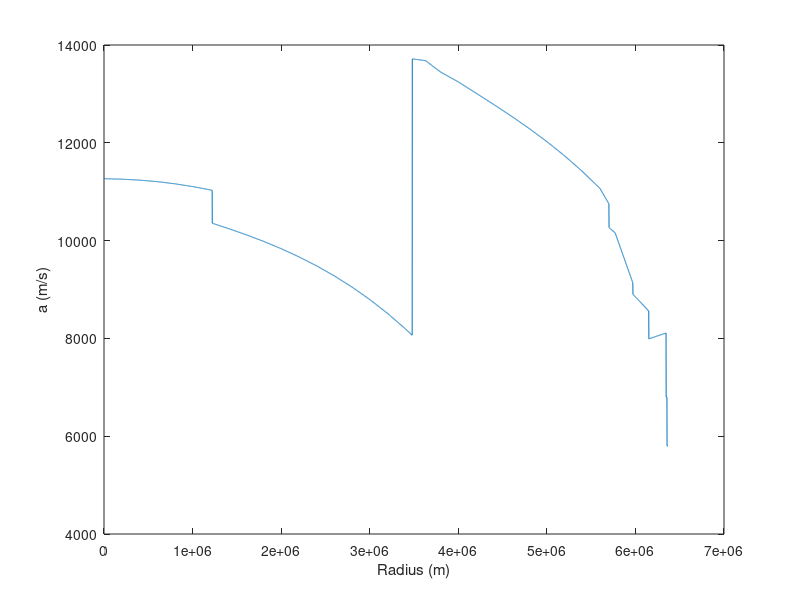
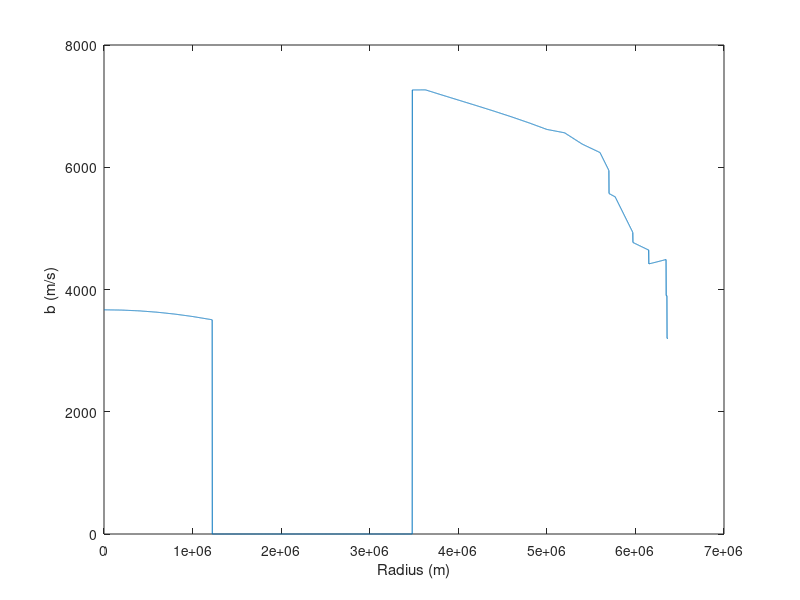
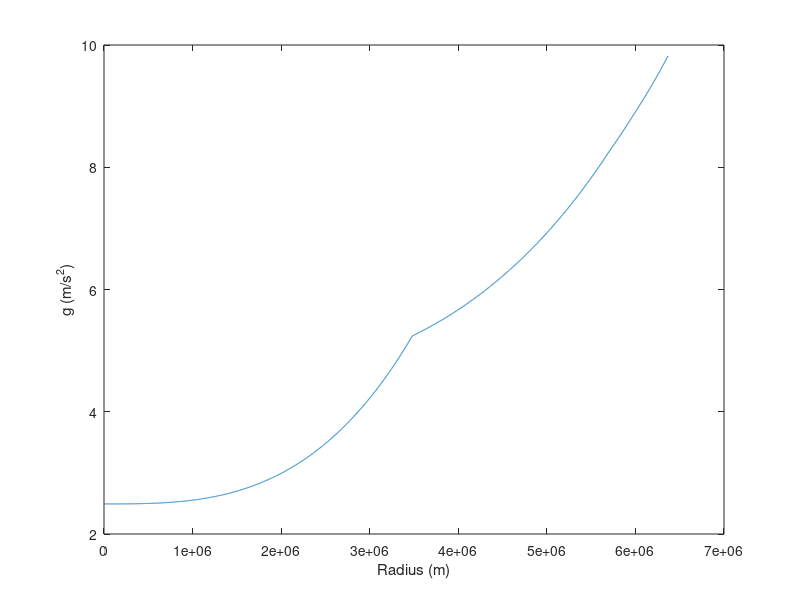
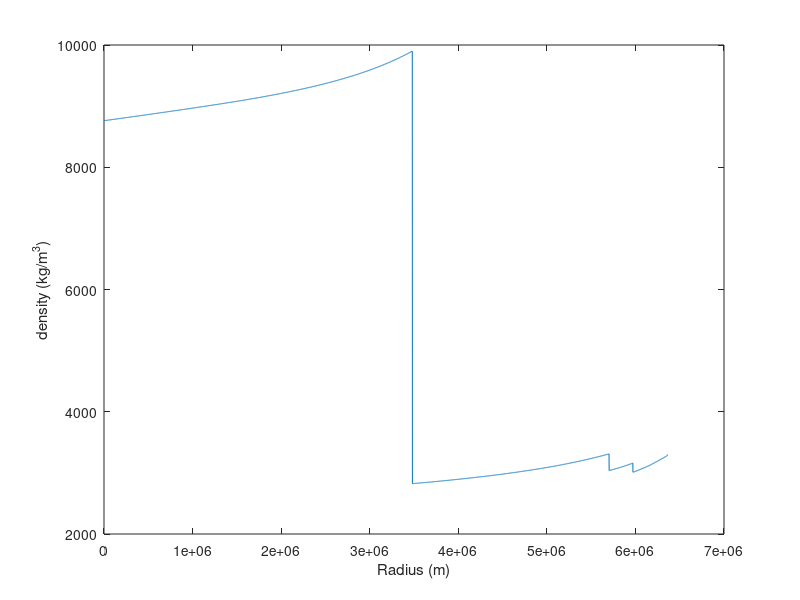

Source code (MATLAB) for these figures, in order:
% Ge102 HW2 Winter 2014
%
% Find the radial density structure of earth by integrating
% Adams-Williamson equation

[r, z, a, b] = textread('PREM.txt', '%f %f %f %f', ...
    'headerlines', 5, 'commentstyle', 'shell');

% Remaining mass, density and gravity at different depths
M_rem = zeros(1, length(r));
M_shell = zeros(1, length(r));
d = zeros(1, length(r));
g = zeros(1, length(r));
I = zeros(1, length(r));
r = r*1000;
z = z*1000;

Me          = 5.974e24; % Mass of earth, in kg
M_rem(1)    = Me;    % Remaining mass of earth
d(1)        = 3300;  % surface density, in kg/m^3
g(1)        = 9.81;  % surface gravity, in m/s^2
inertia     = 0.0;

% Loop over depth segment from surface down to core
for i = 2:length(r)
    % TODO: Calculate seismic parameter, change in radius, and hence
    %       the shell mass, remaining mass, new gravity and new density
    % sp = seismic parameter
    sp = a(i)^2-4/3*b(i)^2;
    dr = r(i-1)-r(i);
    M_shell(i) = 4/3*pi*(r(i-1)^3-r(i)^3)*d(i-1);
    M_rem(i) = M_rem(i-1)-M_shell(i);
%     g(i) = 6.67*10^-11*M_rem(i)/(r(i))^2;
    g(i) = 6.67*10^-11*M_rem(i)/(6370000)^2;
%  g(i) = g(i-1)-6.67*10^-11*(M_shell)/(r(i-1)-r(i))^2;
    d(i) = d(i-1)/(1+g(i)/sp*dr);
    
    if r(i) == 5970821
        d(i) = d(i)*1.05;
    end
    if r(i) == 5701911
        d(i) = d(i)*1.09;
    end
    if r(i) == 3480536
        d(i) = 9900;
    end
    
    
    % TODO: Account for density jumps at ICB, CMB, 670 and 410
end

% Make plots
plot(r,a)
xlabel('Radius (m)')
ylabel('a (m/s)')
figure
plot(r,b)
xlabel('Radius (m)')
ylabel('b (m/s)')
figure
plot(r,g)
xlabel('Radius (m)')
ylabel('g (m/s^2)')
figure
plot(r,d)
xlabel('Radius (m)')
ylabel('density (kg/m^3)')
